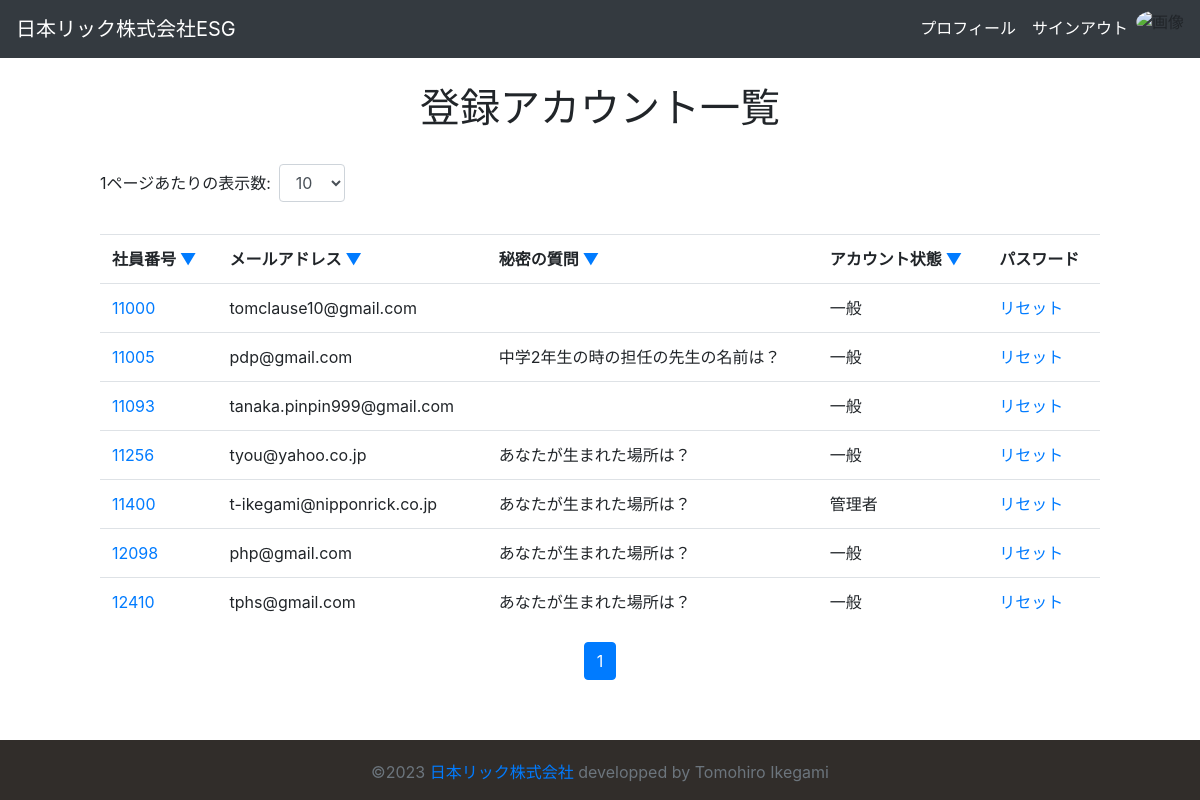
The app's page /account_list.php (signed in) with its own data.
### tables this page shows
CREATE TABLE `ESG_login` (
  `user_id` int(11) NOT NULL,
  `user_email` varchar(255) NOT NULL,
  `password` varchar(255) NOT NULL,
  `secret_question` varchar(50) NOT NULL,
  `secret_answer` varchar(100) NOT NULL,
  `checking_admin` int(5) NOT NULL
);

### html/account_list.php (the view, shortened to what this page needs)
<?php
$sessionId = $_SESSION['user_id'];
require_once 'dbindex.php';
$sortOrder = 'ASC';
$sortBy = 'user_id';
$perPageOptions = array(5, 10, 20, 50);
$defaultPerPage = 10;
$page = isset($_GET['page']) ? $_GET['page'] : 1;
$perPage = isset($_GET['per_page']) ? $_GET['per_page'] : $defaultPerPage;
$offset = ($page - 1) * $perPage;
$indexsql = 'SELECT * FROM ESG_login';
if(!empty($sortBy) && !empty($sortOrder)) {
    $indexsql .= ' ORDER BY ' . $sortBy . ' ' . $sortOrder;
}
$indexsql .= ' LIMIT ' . $offset . ', ' . $perPage;
$indexstmt = $pdo->prepare($indexsql);
$indexstmt->execute();
$result = $indexstmt->fetchall(PDO::FETCH_ASSOC);
$countsql = 'SELECT COUNT(*) AS count FROM ESG_login';
$countstmt = $pdo->prepare($countsql);
$countstmt->execute();
$totalCount = $countstmt->fetch(PDO::FETCH_ASSOC)['count'];
$totalPages = ceil($totalCount / $perPage);
?>
<!DOCTYPE html>
<html lang="ja">
    <head>
        <link rel="stylesheet" href="https://stackpath.bootstrapcdn.com/bootstrap/4.3.1/css/bootstrap.min.css"
>
    </head>
        <header>
            <nav class="navbar navbar-expand-sm navbar-dark bg-dark mb-3">
                <a class="navbar-brand" href="top.php">日本リック株式会社ESG</a>
                <div class="collapse navbar-collapse justify-content-end" id="navbarNav4">
                    <ul class="navbar-nav">
                        <li class="nav-item active">
                            <a class="nav-link" href="memberinfo.php?id=<? print($_SESSION['user_id']); ?>">プロフィール<span class="sr-only">(current)</span></a>
                        </li>
                        <li class="nav-item active">
                            <a class="nav-link" href="sign_out.php">サインアウト<span class="sr-only">(current)</span></a>
                        </li>
                        <li class="nav-item active">
                            <figure class="profile-image">
                                <?php print'<img class="headerimage" alt="画像" onmouseover="showPopup(' . $sessionId . ')" onmouseout="hidePopup(' . $sessionId . ')" onclick="showPopup(' . $sessionId . ')" src="image.php?id=' . $sessionId . '">'; ?>
                            </figure>
                        </li>
                    </ul>
                </div>
            </nav>
        </header>
        <br>
        <body style="min-width: 600px;">
            <h1>登録アカウント一覧</h1>
            <br>
            <main class="container">
                <section class="row mb-3">
                    <form class="form-inline mb-3" method="GET">
                       <label class="mr-2">1ページあたりの表示数:</label>
                       <select class="form-control" name="per_page" onchange="this.form.submit()">
                       <?php foreach ($perPageOptions as $option) {
                            echo '<option value="' . $option . '"' . ($option == $perPage ? ' selected' : '') . '>' . $option . '</option>';
                        } ?>
                        </select>
                    </form>
                </section>
                <section class="row">
                    <table class="table">
                        <tr>
                            <th scope="col">社員番号
                                <?php $reverseSortOrder = ($sortOrder === 'ASC' && $sortBy === 'user_id') ? 'DESC' : 'ASC'; ?>
                                <a href="?sort_by=user_id&sort_order=<?php echo $reverseSortOrder; ?>&per_page=<?php echo $perPage?>">▼</a>
                            </th>
                            <th scope="col">メールアドレス
                                <?php $reverseSortOrder = ($sortOrder === 'ASC' && $sortBy === 'user_email') ? 'DESC' : 'ASC'; ?>
                                <a href="?sort_by=user_email&sort_order=<?php echo $reverseSortOrder; ?>&per_page=<?php echo $perPage?>">▼</a>
                            </th>
                            <th scope="col">秘密の質問
                                <?php $reverseSortOrder = ($sortOrder === 'ASC' && $sortBy === 'secret_question') ? 'DESC' : 'ASC'; ?>
                                <a href="?sort_by=secret_question&sort_order=<?php echo $reverseSortOrder; ?>&per_page=<?php echo $perPage?>">▼</a>
                            </th>
                            <th scope="col">アカウント状態
                                <?php $reverseSortOrder = ($sortOrder === 'ASC' && $sortBy === 'checking_admin') ? 'DESC' : 'ASC'; ?>
                                <a href="?sort_by=checking_admin&sort_order=<?php echo $reverseSortOrder; ?>&per_page=<?php echo $perPage?>">▼</a>
                            </th>
                            <th scope="col">パスワード</th>
                        </tr>
                        <?php foreach($result as $r) {
                            ?>
                        <tr>
                            <td><?php print'<a href="memberinfo.php?id='. $r['user_id'] .'">' . $r['user_id'].'</a>'; ?></td>
                            <td><?php print($r['user_email']); ?></td>
                            <td><?php print($r['secret_question']); ?></td>
                            <td><?php if($r['checking_admin'] == 0) {
                                print '管理者';
                            }else{
                                print '一般';
                            }; ?></td>
                            <td><a href="resetpassword_form.php?id=<?php print $r['$user_id']; ?>">リセット</a></td>
                        </tr>
                        <?php } ?>
                    </table>
                </section>
            </main>
            <nav aria-label="Page navigation">
                <ul class="pagination justify-content-center">
                    <?php for ($i = 1; $i <= $totalPages; $i++) {
                        echo '<li class="page-item ' . ($i == $page ? 'active' : '') . '">';
                        echo '<a class="page-link" href="?sort_by=' . $sortBy . '&sort_order=' . $sortOrder . '&per_page=' . $perPage . '&page=' . $i . '">' . $i . '</a>';
                        echo '</li>';
                    } ?>
                </ul>
            </nav>
            <div>&nbsp;</div>
        </body>
    <?php $year = date('Y'); ?>
    <footer class="footer">
        <div class="container text-center">
        <p class="text-muted">©︎<?php echo $year;?><a href="https://www.nipponrick.co.jp/" target="_blank"> 日本リック株式会社</a>  developped by Tomohiro Ikegami</p>
        </div>
    </footer>
</html>

### html/account_list.php (style rules this page uses)
h1 { text-align: center; padding-top: 5%; }
.headerimage { width:40px; height:40px; border-radius:50%; }
.navbar { position: fixed; top: 0; width: 100%; z-index: 100; }
html { position: relative; min-height: 100%; }
body { margin-bottom: 60px; }
.footer { position: absolute; bottom: 0; width: 100%; height: 60px; background-color: #312d2a; }
.container { width: auto; max-width: 1000px; padding: 0 15px; }
.container .text-muted { margin: 20px 0; }

### records on screen
esg_login: user_id "11000", user_email "tomclause10@gmail.com", checking_admin "一般"
esg_login: user_id "11005", user_email "pdp@gmail.com", secret_question "中学2年生の時の担任の先生の名前は？", checking_admin "一般"
esg_login: user_id "11093", user_email "tanaka.pinpin999@gmail.com", checking_admin "一般"
esg_login: user_id "11256", user_email "tyou@yahoo.co.jp", secret_question "あなたが生まれた場所は？", checking_admin "一般"
esg_login: user_id "11400", user_email "t-ikegami@nipponrick.co.jp", secret_question "あなたが生まれた場所は？", checking_admin "管理者"
esg_login: user_id "12098", user_email "php@gmail.com", secret_question "あなたが生まれた場所は？", checking_admin "一般"
esg_login: user_id "12410", user_email "tphs@gmail.com", secret_question "あなたが生まれた場所は？", checking_admin "一般"

### other values on screen
form field per_page "10"
